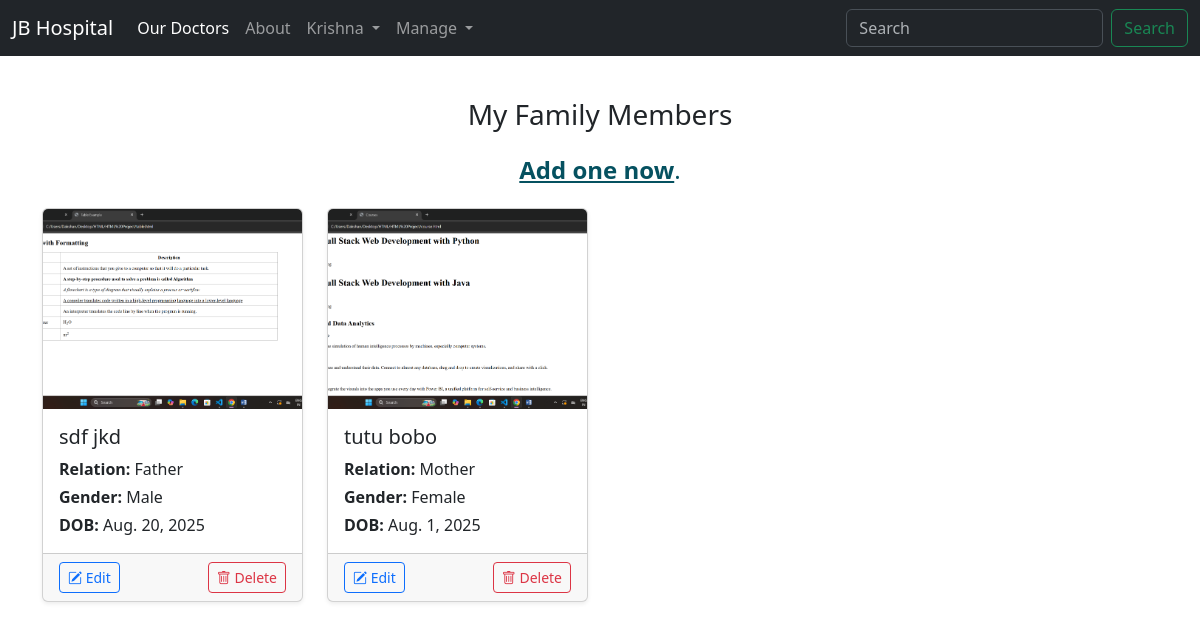
/family/ (signed in), run on the app's committed database.
### patient/models.py (models this page shows, shortened)
class Patient(models.Model):
    RELATION_CHOICES = [
        ('self', 'Self'),
        ('father', 'Father'),
        ('mother', 'Mother'),
        ('spouse', 'Spouse'),
        ('son', 'Son'),
        ('daughter', 'Daughter'),
        ('brother', 'Brother'),
        ('sister', 'Sister'),
        ('grandfather', 'Grandfather'),
        ('grandmother', 'Grandmother'),
        ('other', 'Other'),
    ]
    GENDER_CHOICES = [
        ('m', 'Male'),
        ('f', 'Female'),
        ('o', 'Other'),
    ]
    user = models.ForeignKey(User, on_delete=models.CASCADE, related_name='patients')
    first_name = models.CharField(max_length=200)
    last_name = models.CharField(max_length=200)
    relation = models.CharField(max_length=20, choices=RELATION_CHOICES)
    gender = models.CharField(max_length=6, choices=GENDER_CHOICES)
    img = models.ImageField(upload_to='patients/', null=True)
    dob = models.DateField(null=True)
    class Meta:
        ordering = ["first_name", "last_name"]
        verbose_name = "Patient"
        verbose_name_plural = "Patients"

### patient/views.py (the view)
# urls.py: path('', views.view_family, name='view_family'),
def view_family(request):
    family = Patient.objects.filter(user = request.user)
    context = {
        'people' : family
    }
    template = 'family.html'
    return render(request, template, context)

### patient/templates/family.html (shortened to what this page needs)
{% extends "base.html" %}
{% load static %}
{% block content %}
<div class="container my-5">
  <h3 class="mb-4 text-center">My Family Members</h3>
  <h4 class="mb-4 text-center text-info-emphasis">
    <a href="{% url 'add_member' %}" class="alert-link">Add one now</a>.
  </h4>
  {% if people %}
    <div class="row g-4">
      {% for member in people %}
        <div class="col-sm-6 col-md-4 col-lg-3">
          <div class="card h-100 shadow-sm">
            {% if member.img %}
              <img src="{{ member.img.url }}"
                   class="card-img-top family-img"
                   alt="{{ member.first_name }} {{ member.last_name }}">
            {% else %}
              <img src="{% static 'images/default-user.png' %}"
                   class="card-img-top family-img"
                   alt="No image">
            {% endif %}
            <div class="card-body">
              <h5 class="card-title">{{ member.first_name }} {{ member.last_name }}</h5>
              <p class="card-text mb-1"><strong>Relation:</strong> {{ member.get_relation_display }}</p>
              <p class="card-text mb-1"><strong>Gender:</strong> {{ member.get_gender_display }}</p>
              {% if member.dob %}
                <p class="card-text"><strong>DOB:</strong> {{ member.dob }}</p>
              {% endif %}
            </div>
            <div class="card-footer d-flex justify-content-between">
              <a href="{% url 'edit_member' member.pk %}"
                 class="btn btn-sm btn-outline-primary">
                 <i class="bi bi-pencil-square"></i> Edit
              </a>
              <a href="{% url 'remove_member' member.pk %}"
                 class="btn btn-sm btn-outline-danger">
                 <i class="bi bi-trash"></i> Delete
              </a>
            </div>
          </div>
        </div>
      {% endfor %}
    </div>
  {% else %}
    <div class="alert alert-info text-center">
      No family members added yet.
    </div>
  {% endif %}
</div>
{% endblock %}

### mainapp/templates/includes/navBar.html (shortened to what this page needs)
    <nav class="navbar navbar-expand-lg navbar-dark bg-dark" data-bs-theme="dark">
    <div class="container-fluid">
        <a class="navbar-brand" href="{% url 'homepage' %}">JB Hospital</a>
        <div class="collapse navbar-collapse" id="navbarSupportedContent">
            <ul class="navbar-nav me-auto mb-2 mb-lg-0">
                <li class="nav-item">
                    <a class="nav-link active" aria-current="page" href="{% url 'doctors' %}">Our Doctors</a>
                </li>
                <li class="nav-item">
                    <a class="nav-link" href="{% url 'aboutpage' %}">About</a>
                </li>
                <li class="nav-item dropdown">
                    <a class="nav-link dropdown-toggle" href="#" role="button" data-bs-toggle="dropdown"
                        aria-expanded="false">
                        {% if user.is_authenticated %}
                        {{user.username.capitalize}}
                        {% else %}
                         Accounts
                        {% endif %}
                    </a>
                </li>
                {% if user.is_authenticated %}
                <li class="nav-item dropdown">
                    <a class="nav-link dropdown-toggle" href="#" role="button" data-bs-toggle="dropdown"
                        aria-expanded="false">
                        Manage
                    </a>
                </li>
                {% endif %}
            </ul>
            <form class="d-flex" role="search" method="get" action="{% url 'search_doctors' %}">
                <input class="form-control me-2" type="search" placeholder="Search" aria-label="Search" name="q" value="{{query}}">
                <button class="btn btn-outline-success" type="submit">Search</button>
            </form>
        </div>
</div>
</nav>

### static/css/style.css (style rules this page uses)
* { padding: 0; margin: 0; box-sizing: border-box; }

### data on the page
Patient: img (picture), first_name "sdf", last_name "jkd", relation "Father", gender "Male", dob "Aug. 20, 2025"
Patient: img (picture), first_name "tutu", last_name "bobo", relation "Mother", gender "Female", dob "Aug. 1, 2025"

### other printed values
{{ user.username.capitalize }} "Krishna"
